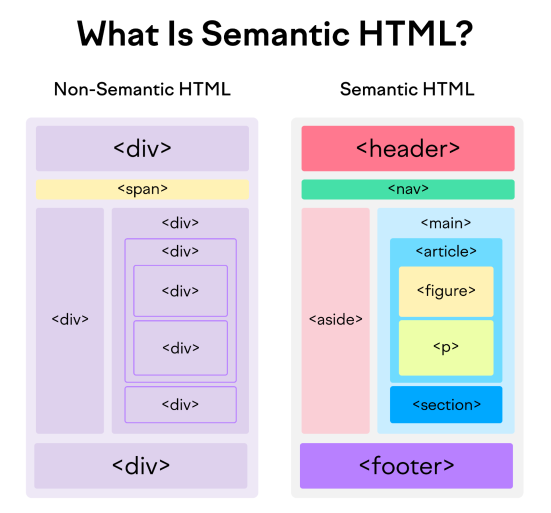
#> input picture Python_Libraries_Practice/opencv/basics/assets/semantic-tags.png, 1102 x 1025 px, found by its file name (shown at 1/2 size)
$ python intro_and_images.py
#> lines starting #> are read from the running program, lines starting #| are printed output that depends on the picture
import cv2

# by default cv2 will read the image in BGR format
# we have 3 options for reading the image: grayscale, color, and unchanged

'''
-1, cv2.IMREAD_COLOR: Loads a color image. Any transparency of image will be neglected. It is the default flag.
0, cv2.IMREAD_GRAYSCALE: Loads image in grayscale mode.
1, cv2.IMREAD_UNCHANGED: Loads image as such including alpha channel.
'''

img = cv2.imread('Python_Libraries_Practice/opencv/basics/assets/semantic-tags.png', -1)
#> img is the input picture: shape (1025, 1102, 4); mean B, G, R, A 231.5, 220, 223.9, 255

# img = cv2.resize(img, (400, 400)) # resizing the image to 400x400 pixels

img = cv2.resize(img, (0,0), fx=0.5, fy=0.5) # resizing the image to 50% of its original size
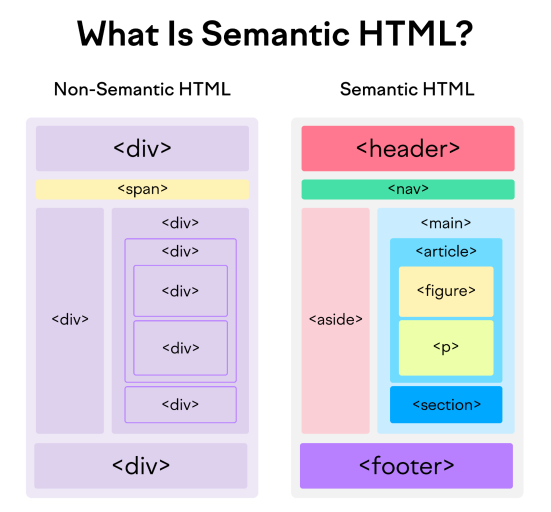
#> img: shape (512, 551, 4); mean B, G, R, A 231.5, 219.9, 223.9, 255

img = cv2.rotate(img, cv2.ROTATE_90_CLOCKWISE) # rotating the image 90 degrees clockwise
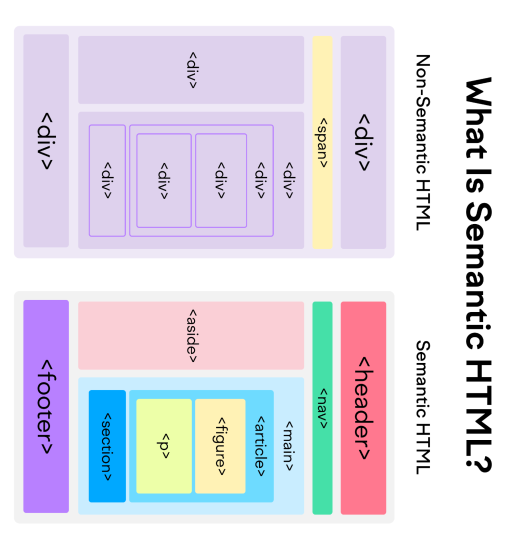
#> img: shape (551, 512, 4); mean B, G, R, A 231.5, 219.9, 223.9, 255

cv2.imwrite('Python_Libraries_Practice/opencv/basics/assets/semantic-tags-resized.jpg', img) # saving the resized image

cv2.imshow('image', img) # here image is the name of the window
cv2.waitKey(0) # waits for a key press indefinitely (usually takes value in milliseconds)
cv2.destroyAllWindows() # closes all the windows opened by OpenCV

$ run again, with Python_Libraries_Practice/opencv/basics/assets/chessboard.png copied over Python_Libraries_Practice/opencv/basics/assets/semantic-tags.png
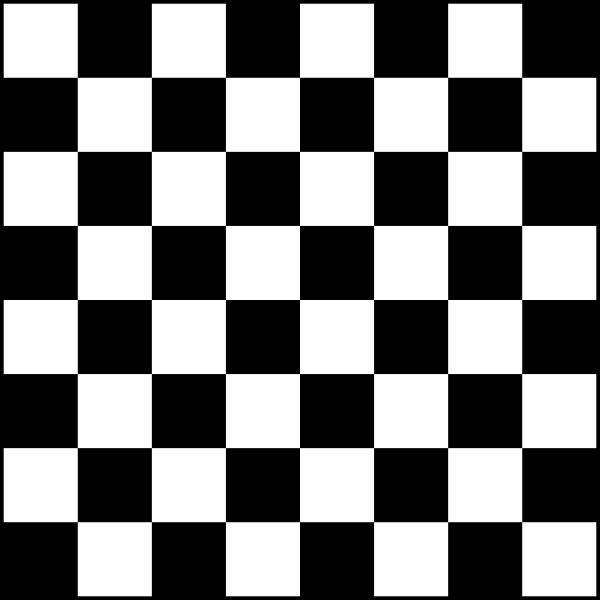
#> input picture Python_Libraries_Practice/opencv/basics/assets/chessboard.png, 1200 x 1200 px, found by its file name (shown at 1/2 size)
#> img is the input picture: shape (1200, 1200, 3); min 0, max 255, mean 124.4
#> `img = cv2.resize(img, (0,0), fx=0.5, fy=0.5)`:
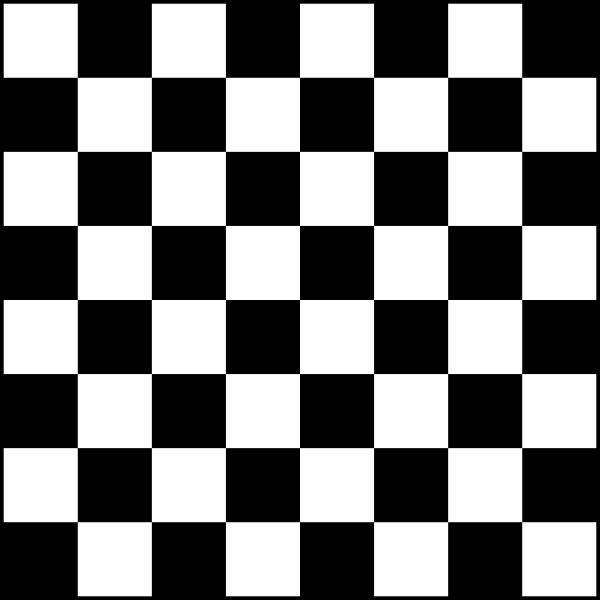
#> img: shape (600, 600, 3); min 0, max 255, mean 124.4
#> `img = cv2.rotate(img, cv2.ROTATE_90_CLOCKWISE)`:
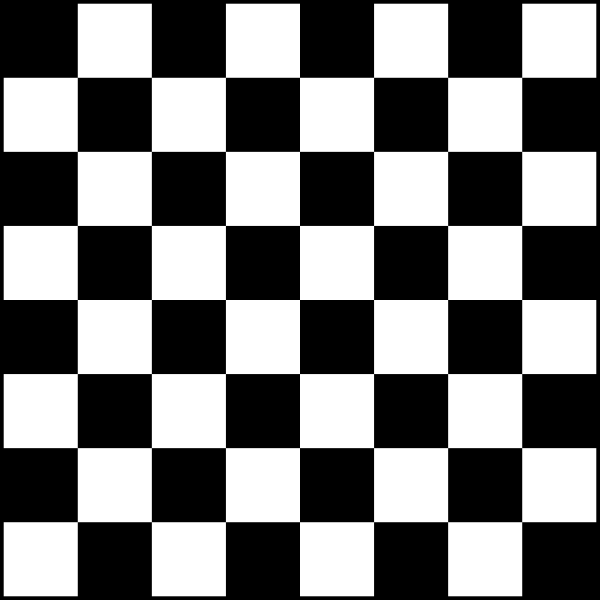
#> img: shape (600, 600, 3); min 0, max 255, mean 124.4
